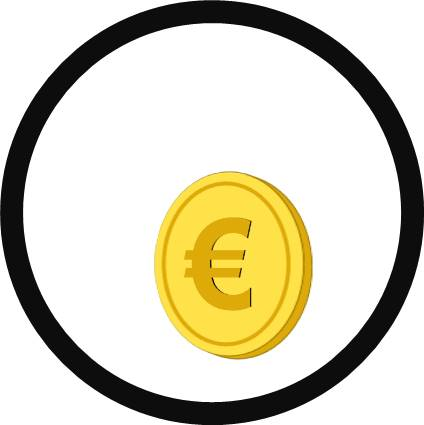
%> input picture Effort_Allocation_Task/Project_Versions/BON001_taVNS_stomach_brain/stimuli/incentive_coins1.jpg, 424 x 425 px
$ octave Create_SettingsStruct.m   (GNU Octave 9; MATLAB toolbox functions it lacks are replaced by stand-ins)
%> lines starting %> are read from the running program, lines starting %| are printed output that depends on the picture
% ================== Instrumental Motivation Task ========================
% Creates File with Settings and Stimuli that are loaded in Instrumental Motivation Task
% main script (IMT.m). Also determines the tone-reward pairings for 100 participants.
%
% Coded by: Corinna Schulz, 2022
% Coded with: Matlab R2021b using Psychtoolbox 3.0.16
%
% Project Version: TUE008
% =========================================================================
% WHAT TO DO WITH THIS SCRIPT:
% Adapt Settings if needed, run first for runINDEX 1, then runINDEX 2.

%% General settings
clear

% Change flags to customize script

%settings struct
settings.do_fullscreen =   1; % will show window as fullscreen (default second monitor, if connected), ...
                               % if 0, small debug window

% settings.do_fmri = 1 % if 1 this will include trigger, but this is
% actually determined in the IMT_main script.

settings.lang_de        = 1; % display language German (otherwise english) (this can be flexibly overwritten in the main script upon console input!)

settings.do_GFD         = 1; %will load specific parameters for the use uf the grip force device for bidding (scale)
settings.clckforce      = 30000; % force needed to click to start experiment in MR scanner (before training)

%% Settings for the IMT

settings.value_money   = 32;    % amount of cents earned with 100 points
settings.value_food    = 32;    % amount of kcal earned with 100 points

% Trial numbers
settings.calibration_trials             = 3; % Calibration Trials (2 Max, 1 Min)
settings.cue_conditioning_trials        = 8; % Cue Conditioning Presentation Trials in one Set (loop)
settings.cue_conditioning_test_trials   = 8; % After conditioning trials test conditioning, here performance is tested (Trials in one Set (loop))
settings.train_trials                   = 16; % Full Trials during Training
settings.trials                         = 72; % Trials during Experiment

settings.cond_performance = 1;  % benchmark for minimum performance in tone-reward association learning for one cue_conditioning_trials round (is repeated until this performance is reached)
settings.invalid_effort = 20;  % threshold (in percentage) of max relative force that is allowed during beep tone before trial will be announced as invalid (during training)

%% Settings Task Timings

timings.cue_length          = 3;
timings.signaltone_length   = 0.3;
timings.effort_length       = 3; % responding time with GFD (bidding phase)
timings.break_length        = 10;
timings.feedback_length     = 4;

timings.number_breaks       = 1;
timings.calibration_length  = 10; % length of calibration trials in s
timings.cue_response_wait   = 3; % Time a response needs to be performed during cue condition learning


% Set jitter specifications, at the end of code jitters are computed,
% if you change setting here, re-create jitter files!
timings.avrg_jttr_feedback   = '2';
timings.avrg_jttr_itt        = '2';
timings.max_jttr_feedback    = '12';
timings.max_jttr_itt         = '12';

% MR specific timings (theory durations, actual ones will be saved during
% experiment as well)
MR_timings.fixed.durations.condition_preview_reward = timings.cue_length;
MR_timings.fixed.durations.effort     = timings.effort_length;
MR_timings.fixed.durations.feedback   = timings.feedback_length;
MR_timings.fixed.durations.break      = timings.break_length;

% determine before what trial breaks should be inserted
timings.break_trials = [];
for brk = 1:timings.number_breaks
   breaknumbr           = settings.trials /(timings.number_breaks + 1)* brk;
   timings.break_trials = [timings.break_trials, round(breaknumbr)];
end
timings.break_trials = timings.break_trials + 1;

%% Stimuli
% Already read in as correct data format for faster processing during experiment

% Visual Stimuli (Training Phase)
[stimuli.img.incentive_coins1, stimuli.img.map, stimuli.img.alpha]  = imread('./Stimuli/incentive_coins1.jpg');
[stimuli.img.incentive_coins10, stimuli.img.map, stimuli.img.alpha] = imread('./Stimuli/incentive_coins10.jpg');
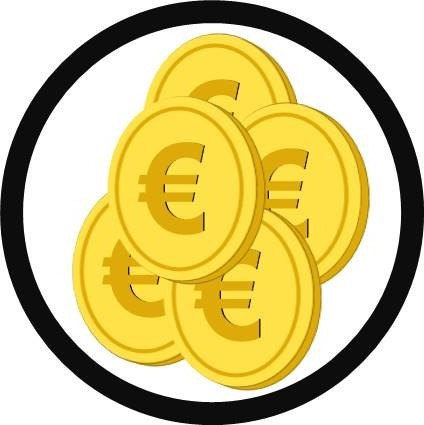
%> input picture Effort_Allocation_Task/Project_Versions/BON001_taVNS_stomach_brain/stimuli/incentive_coins10.jpg, 424 x 425 px

[stimuli.img.incentive_cookies1, stimuli.img.map, stimuli.img.alpha]  = imread('./Stimuli/incentive_cookies_choc1.jpg');
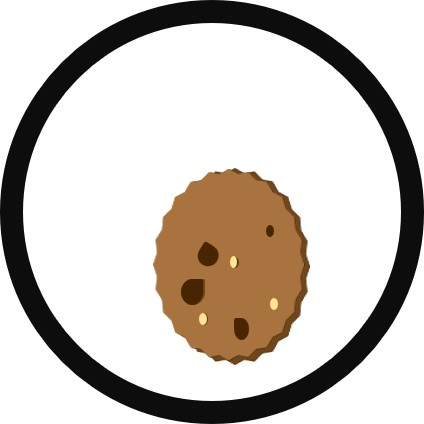
%> input picture Effort_Allocation_Task/Project_Versions/BON001_taVNS_stomach_brain/stimuli/incentive_cookies_choc1.jpg, 424 x 424 px
[stimuli.img.incentive_cookies10, stimuli.img.map, stimuli.img.alpha] = imread('./Stimuli/incentive_cookies_choc10.jpg');
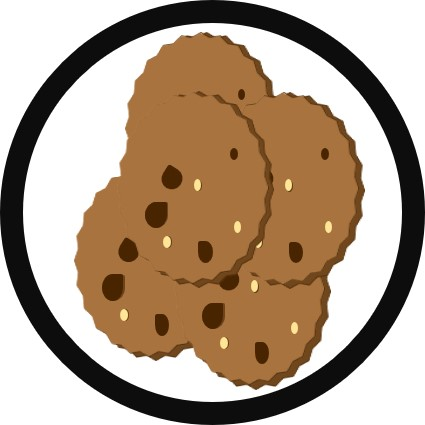
%> input picture Effort_Allocation_Task/Project_Versions/BON001_taVNS_stomach_brain/stimuli/incentive_cookies_choc10.jpg, 425 x 425 px

% Auditory Stimuli (Experiment)
% Tone Frequencies for reward conditions, which Tone Type goes for which
% incentive is determined in Create_Conditions.m

% Choose 4 Distinct Tones: E.g. different Instruments
% Tone 1: Food Low
% Tone 2: Money Low
% Tone 3: Food High
% Tone 4: Money High

% If pseudoranomization:
% Two lower or sad instruments for low reward magnitudes
stimuli.tone.one.name = fullfile(pwd, '/Stimuli/mixkit-flute-music-notification-2311.wav');  % Tone 1
stimuli.tone.two.name = fullfile(pwd, '/Stimuli/mixkit-guitar-stroke-up-slow-2338.wav');  % Tone 2

% Two higher or successfull instruments for high reward magnitudes
stimuli.tone.three.name = fullfile(pwd, '/Stimuli/mixkit-orchestra-triumphant-trumpets-2285.wav');  % Tone 3
stimuli.tone.four.name = fullfile(pwd, '/Stimuli/mixkit-drum-roll-566.wav');  % Tone 4

% Read WAV file from filesystem
%> (the run ends here)
